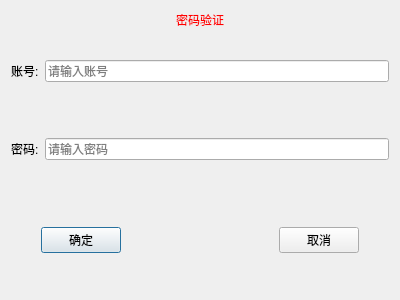
<?xml version="1.0" encoding="UTF-8"?>
<ui version="4.0">
 <class>password</class>
 <widget class="QDialog" name="password">
  <property name="geometry">
   <rect>
    <x>0</x>
    <y>0</y>
    <width>400</width>
    <height>300</height>
   </rect>
  </property>
  <property name="windowTitle">
   <string>Dialog</string>
  </property>
  <layout class="QVBoxLayout" name="verticalLayout" stretch="2,2,2,1,2,1">
   <item>
    <widget class="QLabel" name="label">
     <property name="sizePolicy">
      <sizepolicy hsizetype="Preferred" vsizetype="Fixed">
       <horstretch>0</horstretch>
       <verstretch>0</verstretch>
      </sizepolicy>
     </property>
     <property name="styleSheet">
      <string notr="true">font: 75 20pt &quot;微软雅黑&quot;;
color: rgb(255, 0, 0);</string>
     </property>
     <property name="text">
      <string>密码验证</string>
     </property>
     <property name="alignment">
      <set>Qt::AlignCenter</set>
     </property>
    </widget>
   </item>
   <item>
    <layout class="QHBoxLayout" name="horizontalLayout">
     <item>
      <widget class="QLabel" name="label_2">
       <property name="sizePolicy">
        <sizepolicy hsizetype="Preferred" vsizetype="Expanding">
         <horstretch>0</horstretch>
         <verstretch>0</verstretch>
        </sizepolicy>
       </property>
       <property name="text">
        <string>账号:</string>
       </property>
      </widget>
     </item>
     <item>
      <widget class="QLineEdit" name="le_id">
       <property name="placeholderText">
        <string>请输入账号</string>
       </property>
      </widget>
     </item>
    </layout>
   </item>
   <item>
    <layout class="QHBoxLayout" name="horizontalLayout_2">
     <item>
      <widget class="QLabel" name="label_3">
       <property name="sizePolicy">
        <sizepolicy hsizetype="Preferred" vsizetype="Expanding">
         <horstretch>0</horstretch>
         <verstretch>0</verstretch>
        </sizepolicy>
       </property>
       <property name="text">
        <string>密码:</string>
       </property>
      </widget>
     </item>
     <item>
      <widget class="QLineEdit" name="le_passwd">
       <property name="echoMode">
        <enum>QLineEdit::Password</enum>
       </property>
       <property name="placeholderText">
        <string>请输入密码</string>
       </property>
      </widget>
     </item>
    </layout>
   </item>
   <item>
    <spacer name="verticalSpacer">
     <property name="orientation">
      <enum>Qt::Vertical</enum>
     </property>
     <property name="sizeHint" stdset="0">
      <size>
       <width>20</width>
       <height>40</height>
      </size>
     </property>
    </spacer>
   </item>
   <item>
    <layout class="QHBoxLayout" name="horizontalLayout_3" stretch="1,1,5,1,1">
     <item>
      <spacer name="horizontalSpacer_2">
       <property name="orientation">
        <enum>Qt::Horizontal</enum>
       </property>
       <property name="sizeHint" stdset="0">
        <size>
         <width>40</width>
         <height>20</height>
        </size>
       </property>
      </spacer>
     </item>
     <item>
      <widget class="QPushButton" name="btn_determin">
       <property name="text">
        <string>确定</string>
       </property>
      </widget>
     </item>
     <item>
      <spacer name="horizontalSpacer">
       <property name="orientation">
        <enum>Qt::Horizontal</enum>
       </property>
       <property name="sizeHint" stdset="0">
        <size>
         <width>40</width>
         <height>20</height>
        </size>
       </property>
      </spacer>
     </item>
     <item>
      <widget class="QPushButton" name="btn_cencel">
       <property name="text">
        <string>取消</string>
       </property>
      </widget>
     </item>
     <item>
      <spacer name="horizontalSpacer_3">
       <property name="orientation">
        <enum>Qt::Horizontal</enum>
       </property>
       <property name="sizeHint" stdset="0">
        <size>
         <width>40</width>
         <height>20</height>
        </size>
       </property>
      </spacer>
     </item>
    </layout>
   </item>
   <item>
    <spacer name="verticalSpacer_2">
     <property name="orientation">
      <enum>Qt::Vertical</enum>
     </property>
     <property name="sizeHint" stdset="0">
      <size>
       <width>20</width>
       <height>40</height>
      </size>
     </property>
    </spacer>
   </item>
  </layout>
 </widget>
 <resources/>
 <connections/>
</ui>
